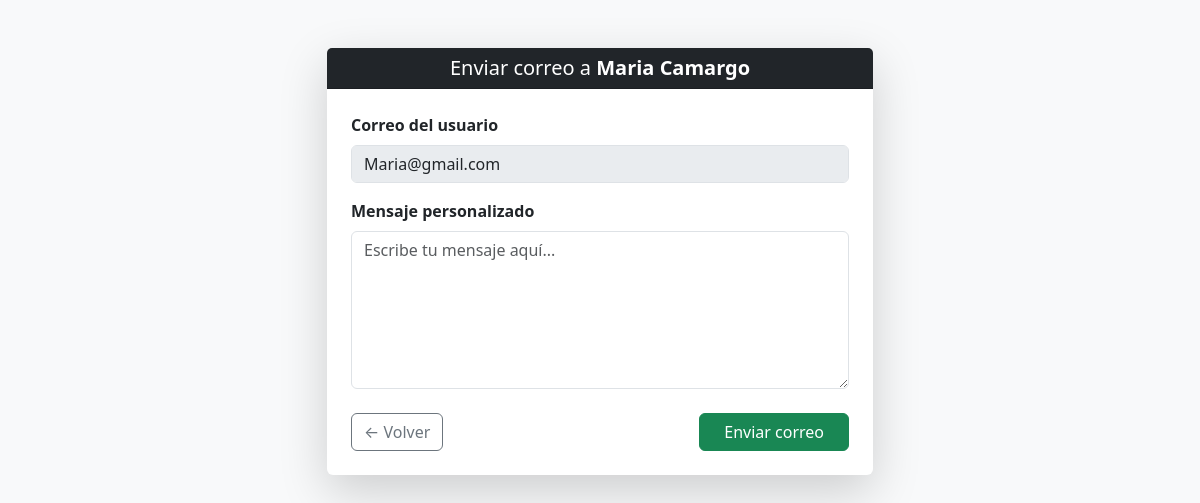
Screenshot of /enviar_correo.php?id=2 with the database file from the repository.
### tables this page shows
CREATE TABLE `users` (
  `id` int(11) NOT NULL,
  `nombre` varchar(30) NOT NULL,
  `apellido` varchar(30) NOT NULL,
  `email` varchar(100) NOT NULL,
  `password` varchar(100) NOT NULL,
  `perfil` int(11) NOT NULL,
  `imagen` varchar(300) DEFAULT NULL
);

### controladores/funciones.php (called while the page is built, shortened)
<?php
function buscarUsuarioPorId($bd, $tabla, $id)
{
    $sql = "SELECT * FROM $tabla WHERE id = :id";
    $query = $bd->prepare($sql);
    $query->bindValue(':id', $id);
    $query->execute();
    $usuarios = $query->fetch(PDO::FETCH_ASSOC);
    return $usuarios;
}

### enviar_correo.php (the view, shortened to what this page needs)
<?php
require_once('./controladores/funciones.php');
$bd = conexion('localhost', 'restaurant', 'root', '');
$id = $_GET['id'] ?? null;
$usuario = buscarUsuarioPorId($bd, 'users', $id);
?>
<!DOCTYPE html>
<html lang="es">
<head>
    <link href="https://cdn.jsdelivr.net/npm/bootstrap@5.3.0/dist/css/bootstrap.min.css" rel="stylesheet">
</head>
<body class="bg-light">
    <div class="container py-5">
        <div class="row justify-content-center">
            <div class="col-md-8 col-lg-6">
                <div class="card shadow-lg border-0">
                    <div class="card-header bg-dark text-white text-center">
                        <h5 class="mb-0">
                            Enviar correo a <strong><?= $usuario['nombre'] . ' ' . $usuario['apellido'] ?></strong>
                        </h5>
                    </div>
                    <div class="card-body p-4">
                        <form method="POST">
                            <div class="mb-3">
                                <label class="form-label fw-semibold">Correo del usuario</label>
                                <input type="text" class="form-control" value="<?= $usuario['email'] ?>" disabled>
                            </div>
                            <div class="mb-4">
                                <label class="form-label fw-semibold">Mensaje personalizado</label>
                                <textarea name="mensaje" class="form-control" rows="6" placeholder="Escribe tu mensaje aquí..." required></textarea>
                            </div>
                            <div class="d-flex justify-content-between">
                                <a href="administrar.php" class="btn btn-outline-secondary">
                                    ← Volver
                                </a>
                                <button type="submit" class="btn btn-success px-4">
                                    Enviar correo
                                </button>
                            </div>
                        </form>
                    </div>
                </div>
            </div>
        </div>
    </div>
</body>
</html>

### rows the page displays
users: nombre "Maria", apellido "Camargo", email "Maria@gmail.com"
